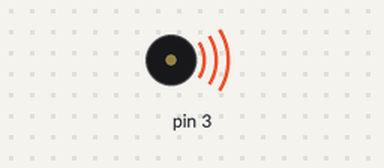
A sketch run on a simulated Arduino Uno, built with avr-gcc and run on an emulated ATmega328P. On the bench: buzzer (waves = sounding).

Above: at 0.1 s.
At 46.7 s:
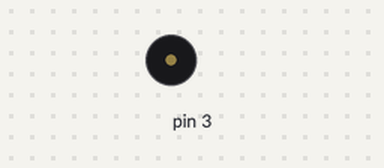
Timing chart, 0 to 48.2 s (numbered marks = the images above):
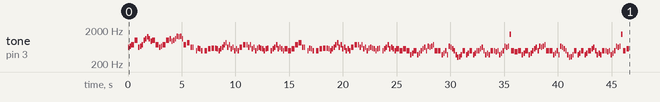

The sketch:

Nyan_test_code.ino
```cpp
#define NOTE_B0  31
#define NOTE_C1  33
#define NOTE_CS1 35
#define NOTE_D1  37
#define NOTE_DS1 39
#define NOTE_E1  41
#define NOTE_F1  44
#define NOTE_FS1 46
#define NOTE_G1  49
#define NOTE_GS1 52
#define NOTE_A1  55
#define NOTE_AS1 58
#define NOTE_B1  62
#define NOTE_C2  65
#define NOTE_CS2 69
#define NOTE_D2  73
#define NOTE_DS2 78
#define NOTE_E2  82
#define NOTE_F2  87
#define NOTE_FS2 93
#define NOTE_G2  98
#define NOTE_GS2 104
#define NOTE_A2  110
#define NOTE_AS2 117
#define NOTE_B2  123
#define NOTE_C3  131
#define NOTE_CS3 139
#define NOTE_D3  147
#define NOTE_DS3 156
#define NOTE_E3  165
#define NOTE_F3  175
#define NOTE_FS3 185
#define NOTE_G3  196
#define NOTE_GS3 208
#define NOTE_A3  220
#define NOTE_AS3 233
#define NOTE_B3  247
#define NOTE_C4  262
#define NOTE_CS4 277
#define NOTE_D4  294
#define NOTE_DS4 311
#define NOTE_E4  330
#define NOTE_F4  349
#define NOTE_FS4 370
#define NOTE_G4  392
#define NOTE_GS4 415
#define NOTE_A4  440
#define NOTE_AS4 466
#define NOTE_B4  494
#define NOTE_C5  523
#define NOTE_CS5 554
#define NOTE_D5  587
#define NOTE_DS5 622
#define NOTE_E5  659
#define NOTE_F5  698
#define NOTE_FS5 740
#define NOTE_G5  784
#define NOTE_GS5 831
#define NOTE_A5  880
#define NOTE_AS5 932
#define NOTE_B5  988
#define NOTE_C6  1047
#define NOTE_CS6 1109
#define NOTE_D6  1175
#define NOTE_DS6 1245
#define NOTE_E6  1319
#define NOTE_F6  1397
#define NOTE_FS6 1480
#define NOTE_G6  1568
#define NOTE_GS6 1661
#define NOTE_A6  1760
#define NOTE_AS6 1865
#define NOTE_B6  1976
#define NOTE_C7  2093
#define NOTE_CS7 2217
#define NOTE_D7  2349
#define NOTE_DS7 2489
#define NOTE_E7  2637
#define NOTE_F7  2794
#define NOTE_FS7 2960
#define NOTE_G7  3136
#define NOTE_GS7 3322
#define NOTE_A7  3520
#define NOTE_AS7 3729
#define NOTE_B7  3951
#define NOTE_C8  4186
#define NOTE_CS8 4435
#define NOTE_D8  4699
#define NOTE_DS8 4978


//Connect speaker terminals to pin 9 and ground. Don't forget
//to add a resistor in series!!

//For some reason the last block of notes don't seem to be
//playing. You can try and debub it if you want but I think it's
//likely that I've hit some kind of limit to the number of
//objects in an array.


// notes in the melody:
int melody[] = {
  NOTE_DS5, NOTE_E5,  NOTE_FS5, NOTE_B5,  NOTE_DS5, NOTE_E5,
  NOTE_FS5, NOTE_B5,  NOTE_CS6, NOTE_DS6, NOTE_CS6, NOTE_AS5,
  NOTE_B5,
  NOTE_FS5, NOTE_DS5, NOTE_E5,  NOTE_FS5, NOTE_B5,
  NOTE_CS6, NOTE_AS5, NOTE_B5,  NOTE_CS6, NOTE_E6,
  NOTE_DS6, NOTE_E6,  NOTE_CS6,
  //Total of 26
  NOTE_FS5, NOTE_GS5, NOTE_DS5, NOTE_DS5,0,NOTE_B4,  NOTE_D5,
  NOTE_CS5, NOTE_B4,0,NOTE_B4,  NOTE_CS5,  NOTE_D5,  NOTE_D5,
  NOTE_CS5, NOTE_B4,  NOTE_CS5, NOTE_DS5,  NOTE_FS5, NOTE_GS5,
  NOTE_DS5, NOTE_FS5, NOTE_CS5, NOTE_DS5,  NOTE_B4,  NOTE_CS5,
  NOTE_B4,  NOTE_DS5, NOTE_FS5, NOTE_FS5,  NOTE_DS5, NOTE_FS5,
  NOTE_CS5, NOTE_DS5, NOTE_B4,  NOTE_D5,   NOTE_DS5, NOTE_D5,
  NOTE_CS5, NOTE_B4,  NOTE_CS5, NOTE_D5, 0,NOTE_B4,  NOTE_CS5,
  NOTE_DS5, NOTE_FS5, NOTE_CS5, NOTE_DS5,  NOTE_CS5, NOTE_B4,
  NOTE_CS5, NOTE_B4,  NOTE_CS5,
  //Total of 54
  NOTE_FS5, NOTE_GS5, NOTE_DS5, NOTE_DS5,0,NOTE_B4,  NOTE_D5,
  NOTE_CS5, NOTE_B4,0,NOTE_B4,  NOTE_CS5,  NOTE_D5,  NOTE_D5,
  NOTE_CS5, NOTE_B4,  NOTE_CS5, NOTE_DS5,  NOTE_FS5, NOTE_GS5,
  NOTE_DS5, NOTE_FS5, NOTE_CS5, NOTE_DS5,  NOTE_B4,  NOTE_CS5,
  NOTE_B4,  NOTE_DS5, NOTE_FS5, NOTE_FS5,  NOTE_DS5, NOTE_FS5,
  NOTE_CS5, NOTE_DS5, NOTE_B4,  NOTE_D5,   NOTE_DS5, NOTE_D5,
  NOTE_CS5, NOTE_B4,  NOTE_CS5, NOTE_D5, 0,NOTE_B4,  NOTE_CS5,
  NOTE_DS5, NOTE_FS5, NOTE_CS5, NOTE_DS5,  NOTE_CS5, NOTE_B4,
  NOTE_CS5, NOTE_B4,  NOTE_CS5,
  //Total of 54
  NOTE_B4, NOTE_FS4, NOTE_GS4, NOTE_B4, NOTE_FS4, NOTE_GS4,
  NOTE_B4, NOTE_CS5, NOTE_DS5, NOTE_B4, NOTE_E5,  NOTE_DS5,
  NOTE_E5, NOTE_FS5, NOTE_B4,  NOTE_B4, NOTE_FS4, NOTE_GS4,
  NOTE_B4, NOTE_FS4, NOTE_E5,  NOTE_DS5,NOTE_CS5, NOTE_B4,
  NOTE_FS4,NOTE_DS4, NOTE_E4,  NOTE_FS4,NOTE_B4,  NOTE_FS4,
  NOTE_GS4,NOTE_B4,  NOTE_FS4, NOTE_GS4,NOTE_B4,  NOTE_B4,
  NOTE_CS5,NOTE_DS5, NOTE_B4,  NOTE_FS4,NOTE_GS4, NOTE_FS4,
  NOTE_B4, NOTE_B4,  NOTE_AS4, NOTE_B4, NOTE_FS4, NOTE_GS4,
  NOTE_B4, NOTE_E5,  NOTE_DS5, NOTE_E5, NOTE_FS6, NOTE_B4,
  NOTE_AS4,
  //Total of 55
  NOTE_B4, NOTE_FS4, NOTE_GS4, NOTE_B4, NOTE_FS4, NOTE_GS4,
  NOTE_B4, NOTE_CS5, NOTE_DS5, NOTE_B4, NOTE_E5,  NOTE_DS5,
  NOTE_E5, NOTE_FS5, NOTE_B4,  NOTE_B4, NOTE_FS4, NOTE_GS4,
  NOTE_B4, NOTE_FS4, NOTE_E5,  NOTE_DS5,NOTE_CS5, NOTE_B4,
  NOTE_FS4,NOTE_DS4, NOTE_E4,  NOTE_FS4,NOTE_B4,  NOTE_FS4,
  NOTE_GS4,NOTE_B4,  NOTE_FS4, NOTE_GS4,NOTE_B4,  NOTE_B4,
  NOTE_CS5,NOTE_DS5, NOTE_B4,  NOTE_FS4,NOTE_GS4, NOTE_FS4,
  NOTE_B4, NOTE_B4,  NOTE_AS4, NOTE_B4, NOTE_FS4, NOTE_GS4,
  NOTE_B4, NOTE_E5,  NOTE_DS5, NOTE_E5, NOTE_FS6, NOTE_B4,
  NOTE_CS5,
  //Total of 55
  NOTE_FS5, NOTE_GS5, NOTE_DS5, NOTE_DS5,0,NOTE_B4,  NOTE_D5,
  NOTE_CS5, NOTE_B4,0,NOTE_B4,  NOTE_CS5,  NOTE_D5,  NOTE_D5,
  NOTE_CS5, NOTE_B4,  NOTE_CS5, NOTE_DS5,  NOTE_FS5, NOTE_GS5,
  NOTE_DS5, NOTE_FS5, NOTE_CS5, NOTE_DS5,  NOTE_B4,  NOTE_CS5,
  NOTE_B4,  NOTE_DS5, NOTE_FS5, NOTE_FS5,  NOTE_DS5, NOTE_FS5,
  NOTE_CS5, NOTE_DS5, NOTE_B4,  NOTE_D5,   NOTE_DS5, NOTE_D5,
  NOTE_CS5, NOTE_B4,  NOTE_CS5, NOTE_D5, 0,NOTE_B4,  NOTE_CS5,
  NOTE_DS5, NOTE_FS5, NOTE_CS5, NOTE_DS5,  NOTE_CS5, NOTE_B4,
  NOTE_CS5, NOTE_B4,  NOTE_CS5};


// note durations: 4 = quarter note, 8 = eighth note, etc.:
int noteDurations[] = {
  8, 8, 4, 4, 8, 8,
  8, 8, 8, 8, 8, 8,
  4,
  4, 8, 8, 4, 4,
  8, 8, 8, 8, 8,
  8, 8, 8,

  4, 4,  8, 8,8,8, 8,
  8, 8,8,4, 4,  4, 8,
  8, 8,  8, 8,  8, 8,
  8, 8,  8, 8,  8, 8,
  8, 4,  4, 8,  8, 8,
  8, 8,  8, 8,  8, 8,
  8, 8,  8, 8,8,8, 8,
  8, 8,  8, 8,  8, 8,
  4, 4,  4,

  4, 4,  8, 8,8,8, 8,
  8, 8,8,4, 4,  4, 8,
  8, 8,  8, 8,  8, 8,
  8, 8,  8, 8,  8, 8,
  8, 4,  4, 8,  8, 8,
  8, 8,  8, 8,  8, 8,
  8, 8,  8, 8,8,8, 8,
  8, 8,  8, 8,  8, 8,
  4, 4, 4,

  4, 8, 8, 4, 8, 8,
  8, 8, 8, 8, 8, 8,
  8, 8, 4, 4, 8, 8,
  8, 8, 8, 8, 8, 8,
  8, 8, 8, 8, 4, 8,
  8, 4, 8, 8, 8, 8,
  8, 8, 8, 8, 8, 8,
  4, 8, 8, 8, 8, 8,
  8, 8, 8, 8, 8, 4,
  4,

  4, 8, 8, 4, 8, 8,
  8, 8, 8, 8, 8, 8,
  8, 8, 4, 4, 8, 8,
  8, 8, 8, 8, 8, 8,
  8, 8, 8, 8, 4, 8,
  8, 4, 8, 8, 8, 8,
  8, 8, 8, 8, 8, 8,
  4, 8, 8, 8, 8, 8,
  8, 8, 8, 8, 8, 4,
  4,

  4, 4,  8, 8,8,8, 8,
  8, 8,8,4, 4,  4, 8,
  8, 8,  8, 8,  8, 8,
  8, 8,  8, 8,  8, 8,
  8, 4,  4, 8,  8, 8,
  8, 8,  8, 8,  8, 8,
  8, 8,  8, 8,8,8, 8,
  8, 8,  8, 8,  8, 8,
  4, 4,  4};


void setup() {
  // iterate over the notes of the melody:
  for (int thisNote = 0; thisNote < 244; thisNote++) {

    // to calculate the note duration, take one second
    // divided by the note type.
    //e.g. quarter note = 1000 / 4, eighth note = 1000/8, etc.
    int noteDuration = 1000/noteDurations[thisNote];

    tone(3, melody[thisNote],noteDuration);

    // to distinguish the notes, set a minimum time between them.
    // the note's duration + 30% seems to work well:
    int pauseBetweenNotes = noteDuration * 1.30;
    delay(pauseBetweenNotes);
    // stop the tone playing:
    noTone(244);
    //if (thisNote == 27) thisNote = 0;
  }


}

void loop() {

}
```
